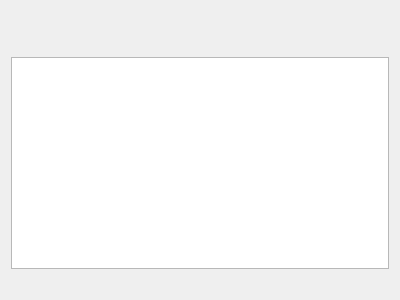
<?xml version="1.0" encoding="UTF-8"?>
<ui version="4.0">
 <class>SearchResultsWidget</class>
 <widget class="QWidget" name="SearchResultsWidget">
  <property name="geometry">
   <rect>
    <x>0</x>
    <y>0</y>
    <width>400</width>
    <height>300</height>
   </rect>
  </property>
  <property name="windowTitle">
   <string>Form</string>
  </property>
  <layout class="QVBoxLayout" name="verticalLayout">
   <item>
    <widget class="QWidget" name="buttonsWidget" native="true">
     <layout class="QHBoxLayout" name="horizontalLayout">
      <item>
       <widget class="QPushButton" name="savePushButton">
        <property name="maximumSize">
         <size>
          <width>50</width>
          <height>16777215</height>
         </size>
        </property>
        <property name="toolTip">
         <string>Save to file</string>
        </property>
        <property name="icon">
         <iconset resource="../gui_res.qrc">
          <normaloff>:/Images/icons/document-save-5.png</normaloff>:/Images/icons/document-save-5.png</iconset>
        </property>
        <property name="flat">
         <bool>true</bool>
        </property>
       </widget>
      </item>
      <item>
       <widget class="QPushButton" name="copyPushButton">
        <property name="maximumSize">
         <size>
          <width>50</width>
          <height>16777215</height>
         </size>
        </property>
        <property name="toolTip">
         <string>Copy list to clipboard</string>
        </property>
        <property name="text">
         <string/>
        </property>
        <property name="icon">
         <iconset resource="../gui_res.qrc">
          <normaloff>:/Images/icons/edit-copy-4.png</normaloff>:/Images/icons/edit-copy-4.png</iconset>
        </property>
        <property name="flat">
         <bool>true</bool>
        </property>
       </widget>
      </item>
      <item>
       <spacer name="horizontalSpacer">
        <property name="orientation">
         <enum>Qt::Horizontal</enum>
        </property>
        <property name="sizeHint" stdset="0">
         <size>
          <width>40</width>
          <height>20</height>
         </size>
        </property>
       </spacer>
      </item>
      <item>
       <widget class="QPushButton" name="clearResultsPushButton">
        <property name="maximumSize">
         <size>
          <width>25</width>
          <height>16777215</height>
         </size>
        </property>
        <property name="toolTip">
         <string>Clear results</string>
        </property>
        <property name="text">
         <string/>
        </property>
        <property name="icon">
         <iconset resource="../gui_res.qrc">
          <normaloff>:/Images/icons/edit-clear-2.png</normaloff>:/Images/icons/edit-clear-2.png</iconset>
        </property>
        <property name="flat">
         <bool>true</bool>
        </property>
       </widget>
      </item>
     </layout>
    </widget>
   </item>
   <item>
    <widget class="QListView" name="listView"/>
   </item>
   <item>
    <widget class="QLabel" name="resultsLabel">
     <property name="text">
      <string/>
     </property>
    </widget>
   </item>
  </layout>
 </widget>
 <resources>
  <include location="../gui_res.qrc"/>
 </resources>
 <connections/>
</ui>
